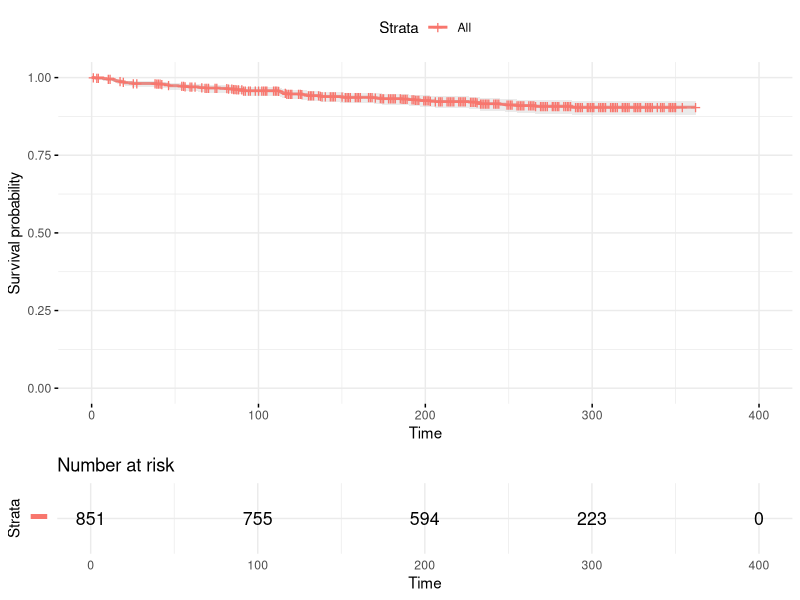

Write R code to recreate this figure. (Note: this script raises an error after producing the figure.)
## ---- chunk 1
knitr::opts_chunk$set(echo = TRUE)
library(tidyverse)
library(survival)
library(survminer)
data <- read_csv("AIDSdata.csv")
## ---- chunk 2
fit <- survfit(Surv(time, censor) ~ 1, 
               data = data, 
               type = "kaplan-meier", 
               conf.typ ="log-log", 
               se.fit = TRUE)

#plot KM curve
ggsurvplot(fit, data = data, 
           risk.table = TRUE, 
           conf.int = TRUE, 
           ggtheme = theme_minimal(), 
           risk.table.y.text.col = T, 
           risk.table.y.text = F)
## ---- chunk 3
#add data to model fit so bootstrap can re-sample
final.fit <- cph(Surv(time, censor) ~ tx + karnof + cd4, data = data)
g <- update(final.fit, x = TRUE, y = TRUE)
set.seed(47)

#bootstrap validation
validate(g, B = 300)
## ---- chunk 4
final.fit2 <- cph(Surv(time, censor) ~ tx + karnof + cd4 + age, data = data)
g2 <- update(final.fit2, x = TRUE, y = TRUE)
set.seed(47)

#bootstrap validation
validate(g2, B = 300)
## ---- chunk 5
final.fit3 <- cph(Surv(time, censor) ~ karnof + cd4, data = data)
g3 <- update(final.fit3, x = TRUE, y = TRUE)
set.seed(47)

#bootstrap validation
validate(g3, B = 300)
## ---- chunk 6
ddist <- datadist(data)
options(datadist = 'ddist')

#plot effect of each predictor on log survival time
ggplot(Predict(final.fit, ref.zero = T),
       vnames = 'names',
       sepdiscrete = 'vertical')
## ---- chunk 7
#plot estimated change in median survival time for each predictor
options(digit = 3)
plot(summary(final.fit), log = TRUE, main = "")
